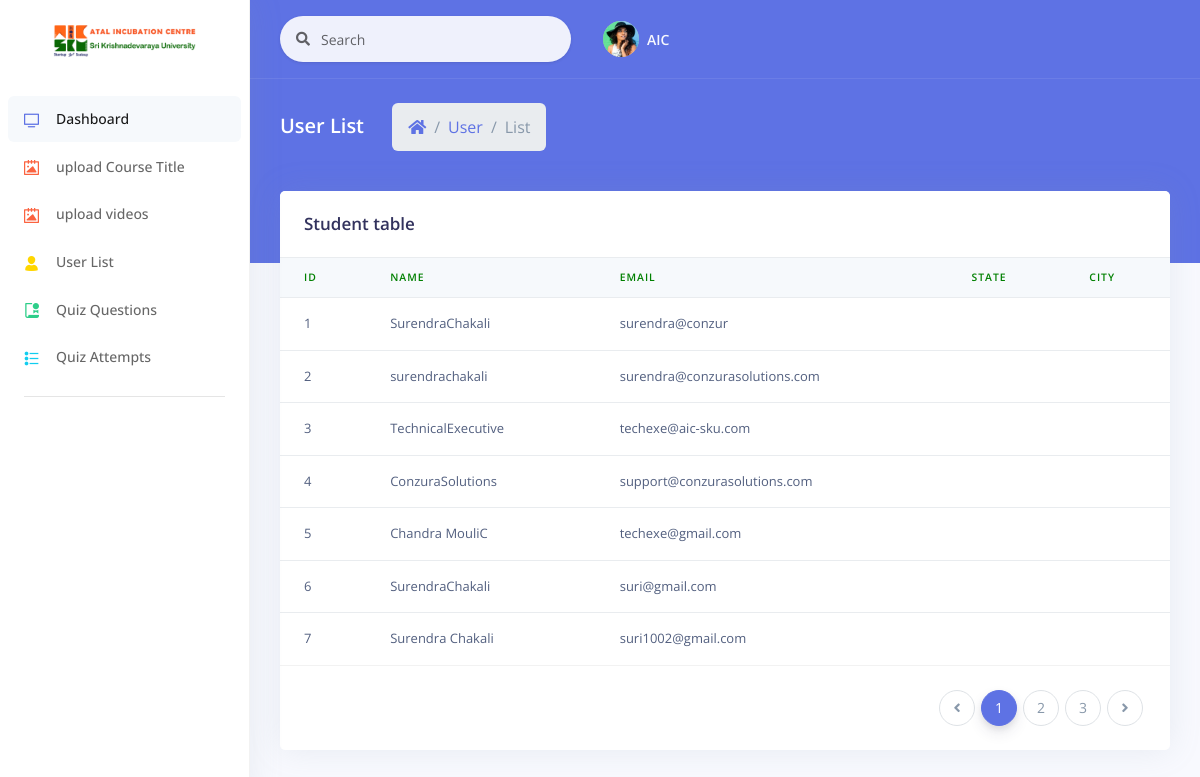
Page /Admin/examples/users.php on the committed database.
### tables this page shows
CREATE TABLE `students` (
  `id` int(10) UNSIGNED NOT NULL,
  `username` varchar(300) NOT NULL,
  `email` varchar(100) NOT NULL,
  `password` varchar(100) NOT NULL,
  `firstName` varchar(300) NOT NULL,
  `lastName` varchar(300) NOT NULL
);

### Admin/examples/users.php (the view, shortened to what this page needs)
<!DOCTYPE html>
<html>
<head>
  <link rel="stylesheet" href="../assets/vendor/nucleo/css/nucleo.css" type="text/css">
  <link rel="stylesheet" href="../assets/vendor/%40fortawesome/fontawesome-free/css/all.min.css" type="text/css">
  <link rel="stylesheet" href="../assets/css/argon.min5438.css?v=1.2.0" type="text/css">
</head>
<body>
   <?php include("sidebar.php");?>
  <div class="main-content" id="panel">
    <div class="header bg-primary pb-6">
      <div class="container-fluid">
        <div class="header-body">
          <div class="row align-items-center py-4">
            <div class="col-lg-6 col-7">
              <h6 class="h2 text-white d-inline-block mb-0">User List</h6>
              <nav aria-label="breadcrumb" class="d-none d-md-inline-block ml-md-4">
                <ol class="breadcrumb breadcrumb-links breadcrumb-dark">
                  <li class="breadcrumb-item"><a href="#"><i class="fas fa-home"></i></a></li>
                  <li class="breadcrumb-item"><a href="#">User</a></li>
                  <li class="breadcrumb-item active" aria-current="page">List</li>
                </ol>
              </nav>
            </div>
          </div>
        </div>
      </div>
    </div>
    <div class="container-fluid mt--6">
      <div class="row">
        <div class="col">
          <div class="card">
            <div class="card-header border-0">
              <h3 class="mb-0">Student table</h3>
            </div>
            <div class="table-responsive">
              <table class="table align-items-center table-flush">
                <thead class="thead-light">
                  <tr>
                    <th scope="col" class="sort" data-sort="name"><font color="green">  Id</font></th>
                    <th scope="col" class="sort" data-sort="budget"><font color="green">Name</font></th>
                    <th scope="col" class="sort" data-sort="status"><font color="green">Email</font></th>
                    <th scope="col" class="sort" data-sort="status"><font color="green">State</font></th>
                    <th scope="col" class="sort" data-sort="status"><font color="green">City</font></th>
                  </tr>
                </thead>
                <tbody class="list">
                  <?php
                        include("db_connection.php");
                        $sql = $conn->prepare("select * from students");
                        $sql->execute();
                        $result = $sql->get_result();
                        while($row = $result->fetch_assoc()){
                        ?>
                        <tr>
                          <td><?php echo($row['id']);?></td>
                          <td><?php echo($row['firstName'].$row['lastName']);?></td>
                          <td><?php echo($row['email']);?></td>
                          <td><?php echo($row['state']);?></td>
                          <td><?php echo($row['city']);?></td>
                        </tr
                        >
                        <?php
                      }
                  ?>
                </tbody>
              </table>
            </div>
            <div class="card-footer py-4">
              <nav aria-label="...">
                <ul class="pagination justify-content-end mb-0">
                  <li class="page-item disabled">
                    <a class="page-link" href="#" tabindex="-1">
                      <i class="fas fa-angle-left"></i>
                    </a>
                  </li>
                  <li class="page-item active">
                    <a class="page-link" href="#">1</a>
                  </li>
                  <li class="page-item">
                    <a class="page-link" href="#">2 <span class="sr-only">(current)</span></a>
                  </li>
                  <li class="page-item"><a class="page-link" href="#">3</a></li>
                  <li class="page-item">
                    <a class="page-link" href="#">
                      <i class="fas fa-angle-right"></i>
                    </a>
                  </li>
                </ul>
              </nav>
            </div>
          </div>
        </div>
      </div>
    </div>
  </div>
</body>
</html>

### rows in the picture
students: id "1", firstName "Surendra", lastName "Chakali", email "surendra@conzur"
students: id "2", firstName "surendra", lastName "chakali", email "surendra@conzurasolutions.com"
students: id "3", firstName "Technical", lastName "Executive", email "techexe@aic-sku.com"
students: id "4", firstName "Conzura", lastName "Solutions", email "support@conzurasolutions.com"
students: id "5", firstName "Chandra Mouli", lastName "C", email "techexe@gmail.com"
students: id "6", firstName "Surendra", lastName "Chakali", email "suri@gmail.com"
students: id "7", firstName "Surendra", lastName "Chakali", email "suri1002@gmail.com"
